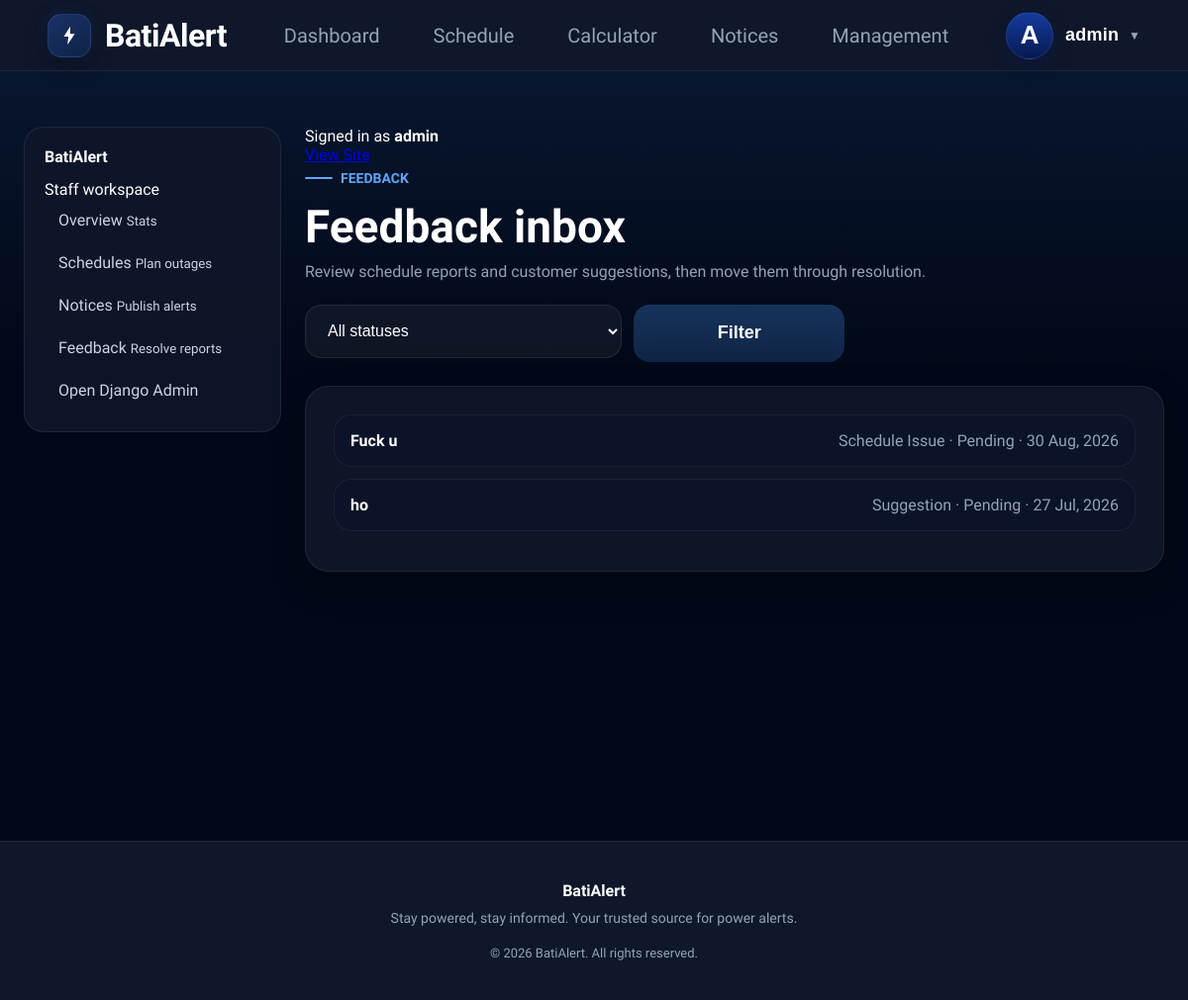
The app's page /management/feedback/ (signed in), older data.
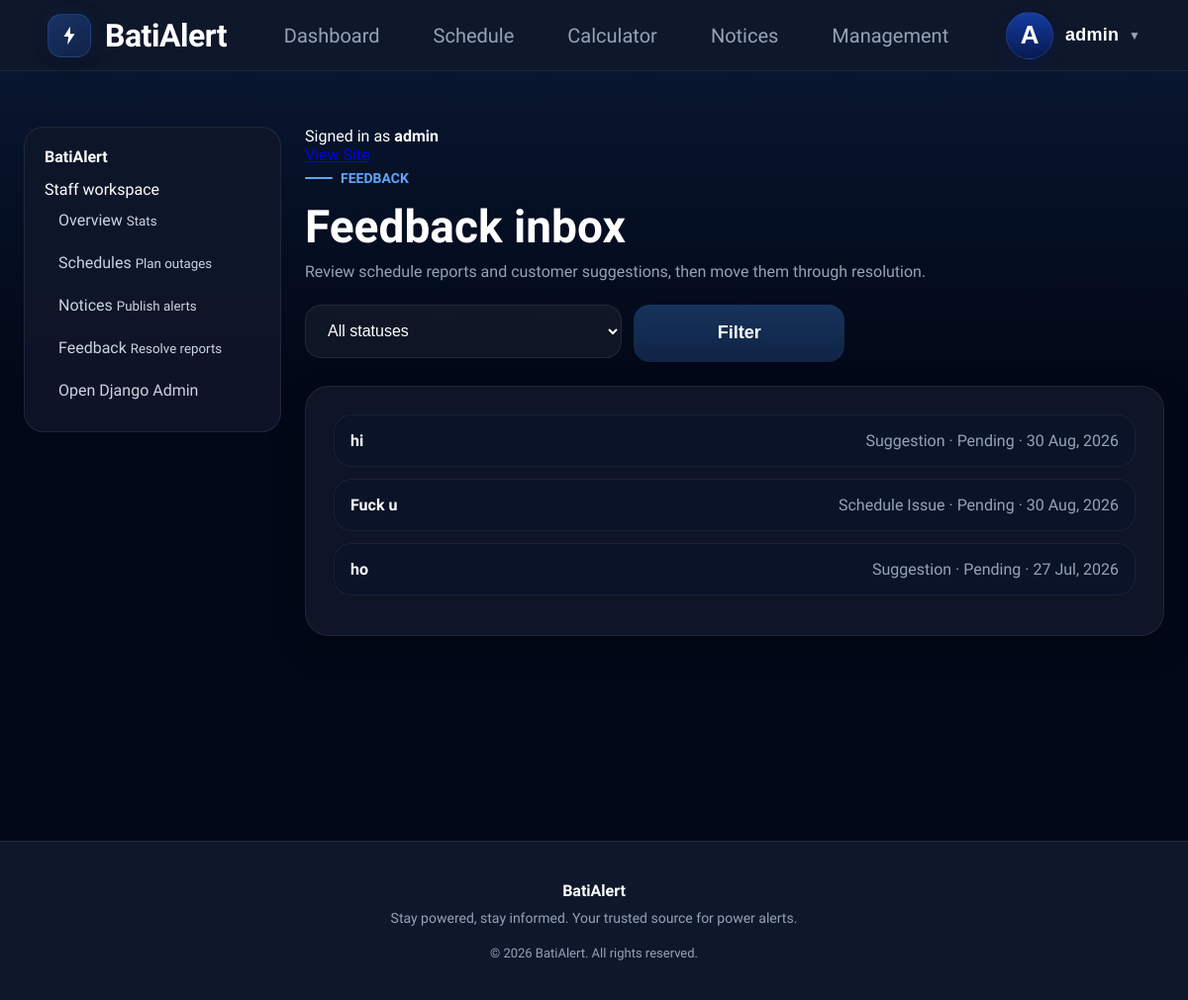
The same page, newer data.
### core/models.py (models this page shows, shortened)
class FeedbackReport(models.Model):
    FEEDBACK_TYPES = [
        ('Schedule Issue', 'Schedule Issue'),
        ('Suggestion', 'Suggestion'),
        ('Other', 'Other'),
    ]
    STATUS_CHOICES = [
        ('Pending', 'Pending'),
        ('In Review', 'In Review'),
        ('Resolved', 'Resolved'),
    ]
    user = models.ForeignKey(
        'auth.User',
        on_delete=models.CASCADE,
        null=True,
        blank=True
    )
    area = models.ForeignKey(
        Area,
        on_delete=models.SET_NULL,
        null=True,
        blank=True
    )
    feedback_type = models.CharField(
        max_length=50,
        choices=FEEDBACK_TYPES,
        default='Schedule Issue'
    )
    subject = models.CharField(
        max_length=200
    )
    message = models.TextField()
    status = models.CharField(
        max_length=50,
        choices=STATUS_CHOICES,
        default='Pending'
    )
    staff_note = models.TextField(
        blank=True
    )
    created_at = models.DateTimeField(
        auto_now_add=True
    )
    updated_at = models.DateTimeField(
        auto_now=True
    )

### core/views.py (the view)
@staff_member_required
def management_feedback(request):
    reports = FeedbackReport.objects.select_related(
        "user",
        "area"
    ).order_by("-created_at")
    status = request.GET.get("status")
    if status:
        reports = reports.filter(status=status)
    return render(
        request,
        "management/feedback.html",
        {
            "reports": reports,
            "statuses": FeedbackReport.STATUS_CHOICES,
            "selected_status": status,
        }
    )

### users/context_processors.py (called while the page is built)
def appliance_context(request):
    return {
        "appliances":
        Appliance.objects.all()
    }

### templates/management/feedback.html (shortened to what this page needs)
{% extends 'management/base.html' %}
{% block management_content %}
<div class="page-heading-row">
    <div>
        <span class="home-kicker">Feedback</span>
        <h1>Feedback inbox</h1>
        <p>Review schedule reports and customer suggestions, then move them through resolution.</p>
    </div>
</div>
<form method="GET" class="notice-filter-bar">
    <select class="form-input" name="status">
        <option value="">All statuses</option>
    </select>
    <button class="schedule-btn" type="submit">Filter</button>
</form>
<section class="dashboard-panel">
    {% for report in reports %}
    <details class="management-row">
        <summary>
            <strong>{{ report.subject }}</strong>
            <span>{{ report.feedback_type }} · {{ report.status }} · {{ report.created_at|date:"d M, Y" }}</span>
        </summary>
    </details>
    {% empty %}
    <div class="dashboard-empty compact"><p>No feedback found.</p></div>
    {% endfor %}
</section>
{% endblock %}

Row changes from the older to the newer data that the page shows:
added FeedbackReport: subject "hi", feedback_type "Suggestion", status "Pending", created_at "30 Aug, 2026"
